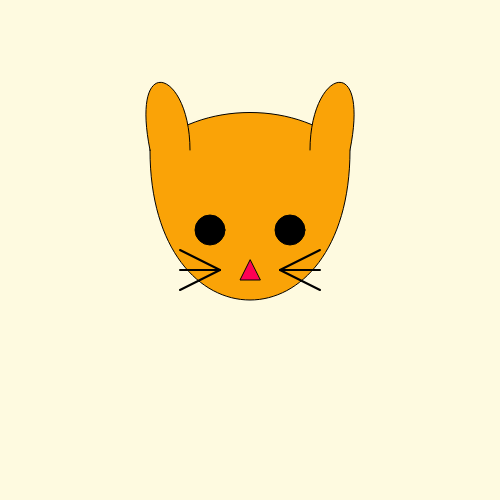
Frame 1 (no input)
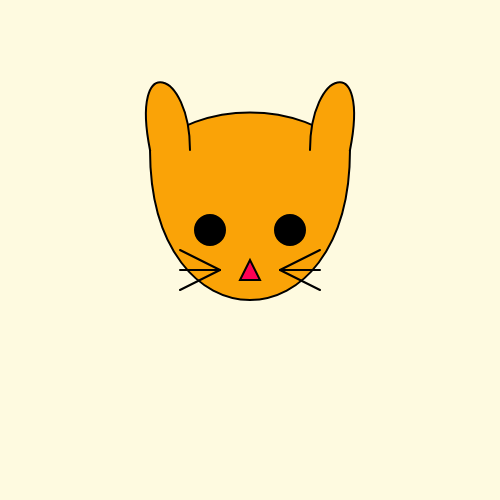
Frame 60 (no input)
Frame 120 (the mouse pressed at the canvas centre since frame 60): identical to frame 60, image omitted

The p5.js sketch that drew these frames (run headless with seeded random() and noise() and a simulated clock; from frame 60 on, the mouse is pressed at the canvas centre):

// p5.js sketch
// ── sketch.js
function setup() {
  createCanvas(500, 500);//size of the canvas page
}

function draw() {
  background('#fefae0');//background color

  translate(width / 2, height / 2);//positioning the cat in the center

  //main cat head
  fill('#faa307');
  beginShape();
  vertex(-100, -100);
  bezierVertex(-50, -150, 50, -150, 100, -100);
  bezierVertex(100, 100, -100, 100, -100, -100);
  endShape(CLOSE);

  //eyes of the cat
  fill(0);
  ellipse(-40, -20, 30, 30); 
  ellipse(40, -20, 30, 30); 

 //nose of the cat using triangle
  fill('#ff0054');
  triangle(0, 10, -10, 30, 10, 30);

  //two cat ears 
  //first ear
  fill('#faa307');
  beginShape();
  vertex(-100, -100);
  bezierVertex(-120, -200, -60, -180, -60, -100);  
  endShape();
  
  //second ear
  beginShape();
  vertex(100, -100);
  bezierVertex(120, -200, 60, -180, 60, -100); 
  endShape();
  
  //the whiskers of the cat
  stroke(0);
  strokeWeight(2);
  line(-30, 20, -70, 40);
  line(-30, 20, -70, 20);
  line(-30, 20, -70, 0);
  line(30, 20, 70, 40);
  line(30, 20, 70, 20);
  line(30, 20, 70, 0);
}
